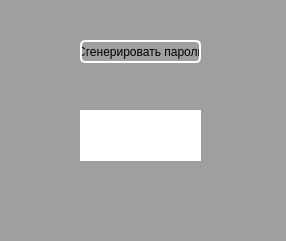
<?xml version="1.0" encoding="UTF-8"?>
<ui version="4.0">
 <class>MainWindow</class>
 <widget class="QMainWindow" name="MainWindow">
  <property name="geometry">
   <rect>
    <x>0</x>
    <y>0</y>
    <width>286</width>
    <height>241</height>
   </rect>
  </property>
  <property name="windowTitle">
   <string>MainWindow</string>
  </property>
  <property name="styleSheet">
   <string notr="true">background: rgb(159, 159, 159);</string>
  </property>
  <widget class="QWidget" name="centralwidget">
   <widget class="QPushButton" name="dawnlouds">
    <property name="geometry">
     <rect>
      <x>80</x>
      <y>40</y>
      <width>121</width>
      <height>23</height>
     </rect>
    </property>
    <property name="styleSheet">
     <string notr="true">border-radius: 5px;
border: 2px solid #fff;</string>
    </property>
    <property name="text">
     <string>Сгенерировать пароль</string>
    </property>
   </widget>
   <widget class="QLabel" name="pass">
    <property name="geometry">
     <rect>
      <x>80</x>
      <y>110</y>
      <width>121</width>
      <height>51</height>
     </rect>
    </property>
    <property name="styleSheet">
     <string notr="true">background: rgb(255, 255, 255)</string>
    </property>
    <property name="text">
     <string/>
    </property>
   </widget>
  </widget>
  <widget class="QStatusBar" name="statusbar"/>
 </widget>
 <resources/>
 <connections/>
</ui>
